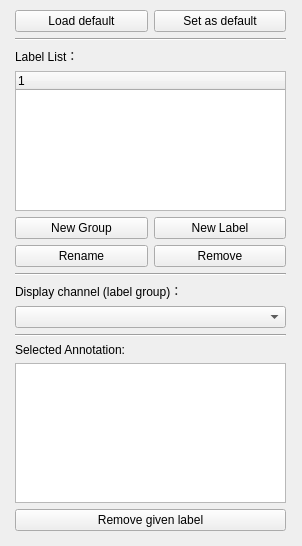
<?xml version="1.0" encoding="UTF-8"?>
<ui version="4.0">
 <class>Form</class>
 <widget class="QWidget" name="Form">
  <property name="geometry">
   <rect>
    <x>0</x>
    <y>0</y>
    <width>302</width>
    <height>546</height>
   </rect>
  </property>
  <property name="windowTitle">
   <string>Label Manager</string>
  </property>
  <widget class="QWidget" name="verticalLayoutWidget">
   <property name="geometry">
    <rect>
     <x>15</x>
     <y>10</y>
     <width>271</width>
     <height>521</height>
    </rect>
   </property>
   <layout class="QVBoxLayout" name="verticalLayout">
    <item>
     <layout class="QGridLayout" name="gridLayout">
      <item row="0" column="1">
       <widget class="QPushButton" name="btnAsDefault">
        <property name="text">
         <string>Set as default</string>
        </property>
       </widget>
      </item>
      <item row="0" column="0">
       <widget class="QPushButton" name="btnDefault">
        <property name="text">
         <string>Load default</string>
        </property>
       </widget>
      </item>
     </layout>
    </item>
    <item>
     <widget class="Line" name="line">
      <property name="orientation">
       <enum>Qt::Horizontal</enum>
      </property>
     </widget>
    </item>
    <item>
     <widget class="QLabel" name="labelLabelList">
      <property name="text">
       <string>Label List：</string>
      </property>
     </widget>
    </item>
    <item>
     <widget class="QTreeWidget" name="labelTree">
      <column>
       <property name="text">
        <string notr="true">1</string>
       </property>
      </column>
     </widget>
    </item>
    <item>
     <layout class="QGridLayout" name="gridLayout_2">
      <item row="2" column="1">
       <widget class="QPushButton" name="btnRemove">
        <property name="text">
         <string>Remove</string>
        </property>
       </widget>
      </item>
      <item row="2" column="0">
       <widget class="QPushButton" name="btnRename">
        <property name="text">
         <string>Rename</string>
        </property>
       </widget>
      </item>
      <item row="1" column="1">
       <widget class="QPushButton" name="btnNewLabel">
        <property name="text">
         <string>New Label</string>
        </property>
       </widget>
      </item>
      <item row="1" column="0">
       <widget class="QPushButton" name="btnNewGroup">
        <property name="text">
         <string>New Group</string>
        </property>
       </widget>
      </item>
     </layout>
    </item>
    <item>
     <widget class="Line" name="sepLine">
      <property name="orientation">
       <enum>Qt::Horizontal</enum>
      </property>
     </widget>
    </item>
    <item>
     <widget class="QLabel" name="label">
      <property name="text">
       <string>Display channel (label group)：</string>
      </property>
     </widget>
    </item>
    <item>
     <widget class="QComboBox" name="channel"/>
    </item>
    <item>
     <widget class="Line" name="line_2">
      <property name="orientation">
       <enum>Qt::Horizontal</enum>
      </property>
     </widget>
    </item>
    <item>
     <widget class="QLabel" name="infoTableLabel">
      <property name="text">
       <string>Selected Annotation:</string>
      </property>
     </widget>
    </item>
    <item>
     <widget class="QTableWidget" name="infoTable"/>
    </item>
    <item>
     <layout class="QGridLayout" name="gridLayout_3">
      <item row="0" column="0">
       <widget class="QPushButton" name="btnDeleteGivenLabel">
        <property name="text">
         <string>Remove given label</string>
        </property>
       </widget>
      </item>
     </layout>
    </item>
   </layout>
  </widget>
 </widget>
 <resources/>
 <connections/>
</ui>
